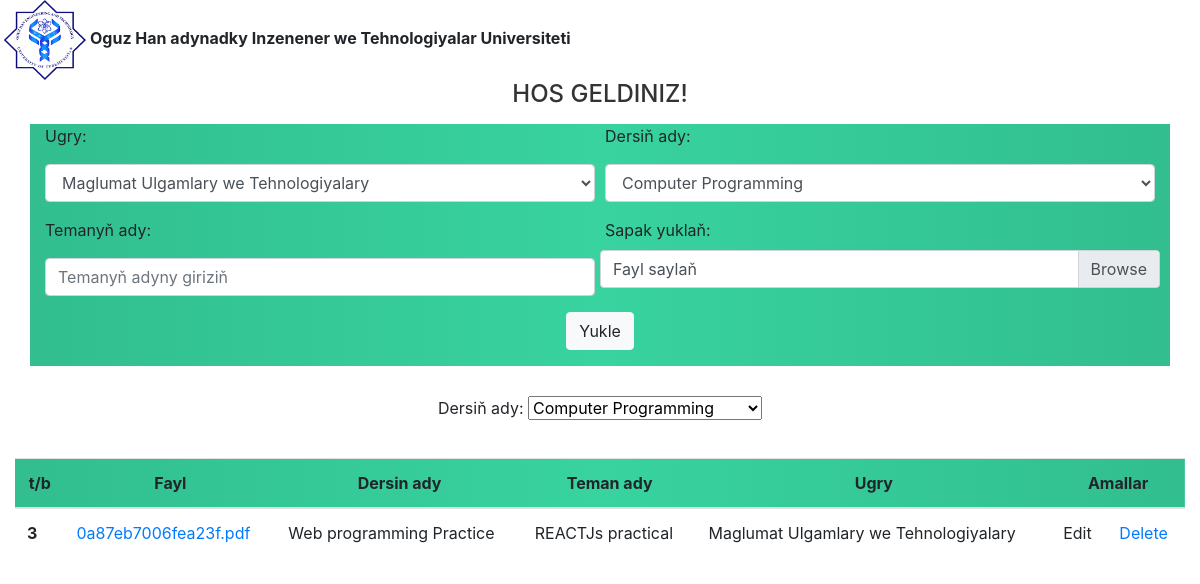
The app's page /teacher (signed in) with its own data.
### routes.py (models this page shows)
class Lessons(db.Model):
	id = db.Column(db.Integer,primary_key=True)
	lesson_name = db.Column(db.String(100),nullable =False)
	date_added = db.Column(db.DateTime,nullable=False,default=datetime.utcnow)
	attachment = db.Column(db.String(500))
	teacherId = db.Column(db.Integer,db.ForeignKey("user.id"))
	subjectId = db.Column(db.Integer,db.ForeignKey("subjects.id"))
	majorId = db.Column(db.Integer,db.ForeignKey("majors.id"))

class Subjects(db.Model):
	id = db.Column(db.Integer,primary_key=True)
	subject_name = db.Column(db.String(100),nullable=False)
	lessons = db.relationship('Lessons',backref='subjects',lazy=True)

class Majors(db.Model):
	id = db.Column(db.Integer,primary_key=True)
	major_name = db.Column(db.String(100),nullable=False)
	lessons = db.relationship('Lessons',backref='majors',lazy=True)

### routes.py (the view, shortened to what this page needs)
@app.route("/teacher",methods=['GET','POST'])
@login_required
def teacher():
	form = PostLessonForm()
	majors = Majors.query.all()
	subjects = Subjects.query.all()
	if request.method == 'GET':
		lessons = Lessons.query.all()
		return render_template ("teacher/teacher.html",
			lessons=lessons,subjects=subjects,majors=majors,form=form)

### routes.py
class PostLessonForm(FlaskForm):
	lesson_name = StringField('Temanyň ady:',validators=[DataRequired()])
	subject = SelectField('Dersiň ady:',choices=getSubjects(),validators=[DataRequired()])
	major = SelectField('Ugry:',choices=getMajors(),validators=[DataRequired()])
	attachment = FileField('Sapak yuklaň:',validators=[FileAllowed(
		['mp4','mov','3gp','webm','jpg','jpeg','doc','docx','txt','odt','pdf','djvu'])])
	submit = SubmitField('Yukle')

### routes.py (called while the page is built)
@login_manager.user_loader
def load_user(id):
	return User.query.get(int(id))

### templates/teacher/teacher.html (shortened to what this page needs)
<!DOCTYPE html>
<html>
<head>
	<link rel="stylesheet" type="text/css" href="/static/teacher/bootstrap-4/css/bootstrap.min.css">
</head>
<body>
<img src="/static/teacher/img/img-01.png" style="align-items: center; width: 90px; height: 80px; justify-content: center;"><label><strong>Oguz Han adynadky Inzenener we Tehnologiyalar Universiteti</strong></label>
      <h4 style="margin: 15px 0;margin-top: 0 ;	color: #333;	text-transform: uppercase; text-align: center;">Hos geldiniz!</h4>
<div class="container" style="background-image: linear-gradient(to right, #32be8f, #38d39f, #32be8f) ">
<form method="POST" action="" class="form" enctype="multipart/form-data">
  <div class="form-row">
    <div class="form-group col-md-6">
      <label for="Ugry">{{ form.major.label }}</label>
      {{form.major(class="form-control")}}
    </div>
    <div class="form-group col-md-6">
      <label for="Ders">{{ form.subject.label }}</label>
      {{form.subject(class="form-control")}}
    </div>
    <div class="form-group col-md-6">
      <label for="inputTema">{{ form.lesson_name.label }}</label>
      {{ form.lesson_name(class="form-control",placeholder="Temanyň adyny giriziň")}}
    </div>
  <div class="form-group col-md-6">
  <label>{{ form.attachment.label }}</label>
  <label class="custom-file-label" for="customFile" style="margin-top: 32px;">Fayl saylaň</label>
   </div>
   <div class="form-group col-md-12" align="center">
    {{ form.submit(class="btn btn-light", style="align-items: center; justify-content: center;") }}
   </div>
  </div>
  </div>
<div align="center" style="padding-top: 30px; padding-bottom: 30px;">
	<label >Dersiň ady:</label>
    <select>
      {% for subject in subjects %}
        <option>{{subject.subject_name}}</option>
      {% endfor %}
    </select>
</div>
<div class="container-fluid">
	<table class="table table-hover">
  <thead style="background-image: linear-gradient(to right, #32be8f, #38d39f, #32be8f); text-align: center;">
    <tr>
      <th scope="col">t/b</th>
      <th scope="col">Fayl</th>
      <th scope="col">Dersin ady</th>
      <th scope="col">Teman ady</th>
      <th scope="col">Ugry</th>
      <th colspan="2">Amallar</th>
    </tr>
  </thead>
  <tbody>
    {% for lesson in lessons %}
      <tr>
        <th scope="row">{{lesson.id}}</th>
        <td><a href="/static/attachments/{{lesson.attachment}}">{{lesson.attachment}}</a></td>
        <td>
          {% for subject in subjects %}
            {{ subject.subject_name if subject.id==lesson.subjectId }}
          {% endfor %}
        </td>
        <td>{{lesson.lesson_name}}</td>
        <td>
          {% for major in majors %}
            {{ major.major_name if major.id==lesson.majorId }}
          {% endfor %}
        </td>
        <td>Edit</td>
  	    <td><a href="/lessons/delete/{{lesson.id}}">Delete</a></td>
      </tr>
    {% endfor %}
  </tbody>
</table>
</div>
</body>
</html>

### records on screen
Lessons: id "3", attachment "0a87eb7006fea23f.pdf", lesson_name "REACTJs practical"
Subjects: subject_name.subjectId "Web programming Practice"
Majors: major_name.majorId "Maglumat Ulgamlary we Tehnologiyalary"

### other values on screen
form field value "Computer Programming"
